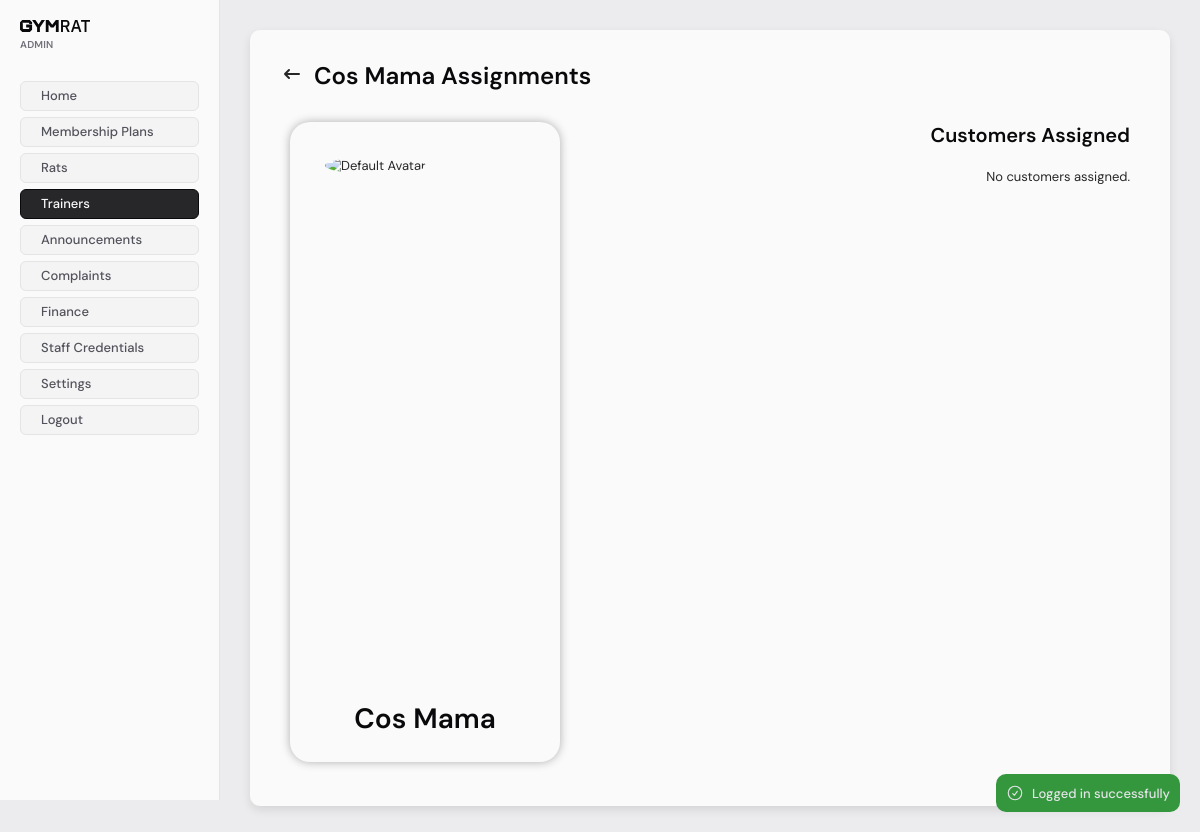
Before: /staff/admin/trainers/assignments/index.php?id=1 (signed in) with the older database file.
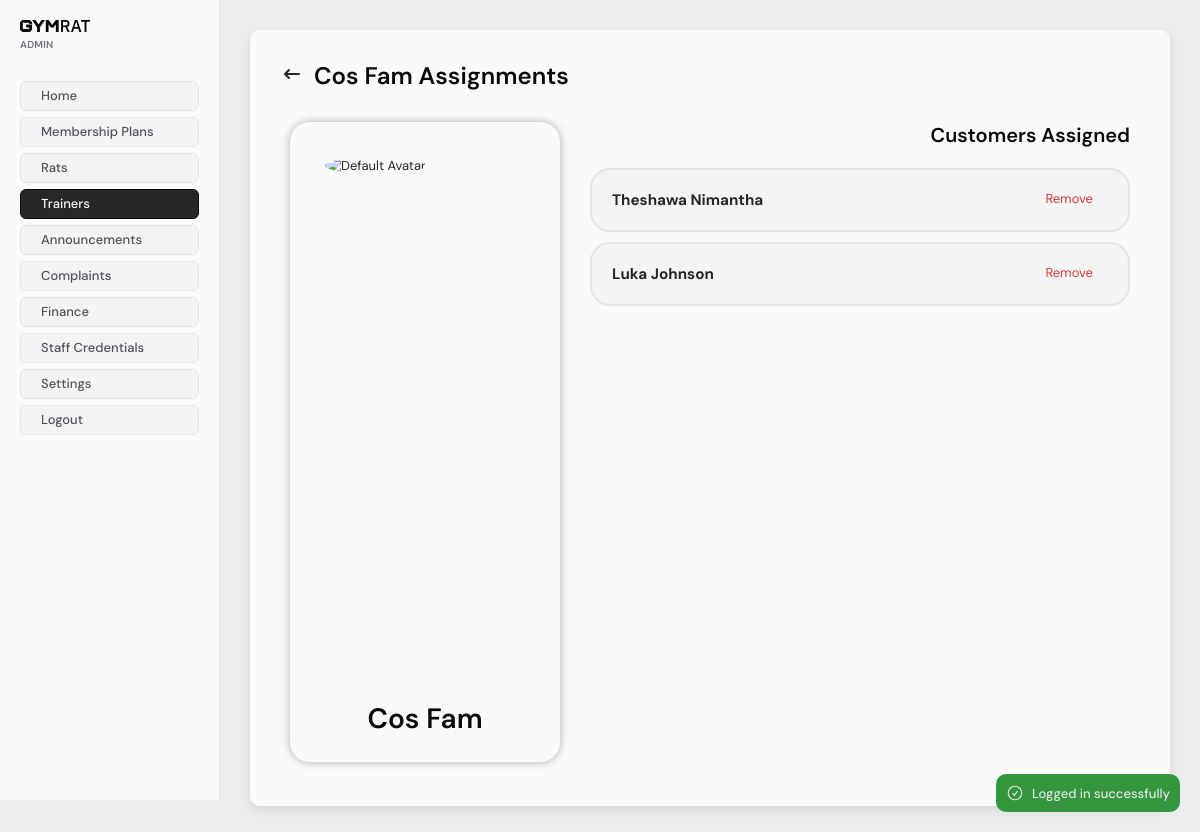
After: the same page with the newer database file.
### tables this page shows
CREATE TABLE `trainers` (
  `id` int NOT NULL,
  `fname` varchar(255) NOT NULL,
  `lname` varchar(255) NOT NULL,
  `username` varchar(255) NOT NULL,
  `password` varchar(255) NOT NULL,
  `avatar` varchar(100) DEFAULT NULL,
  `bio` text NOT NULL,
  `phone` varchar(20) NOT NULL
);

CREATE TABLE `customers` (
  `id` int NOT NULL,
  `fname` varchar(100) NOT NULL,
  `lname` varchar(100) NOT NULL,
  `email` varchar(120) NOT NULL,
  `phone` varchar(15) NOT NULL,
  `password` varchar(60) NOT NULL COMMENT 'https://stackoverflow.com/questions/247304/what-data-type-to-use-for-hashed-password-field-and-what-length',
  `avatar` varchar(100) DEFAULT NULL,
  `onboarded` tinyint(1) NOT NULL DEFAULT '0',
  `trainer` int DEFAULT NULL,
  `membership_plan` int DEFAULT NULL,
  `membership_plan_activated_at` timestamp NULL DEFAULT NULL,
  `workout` int DEFAULT NULL COMMENT 'add related workout id',
  `meal_plan` int DEFAULT NULL COMMENT 'add related meal plan id',
  `created_at` timestamp NOT NULL DEFAULT CURRENT_TIMESTAMP,
  `updated_at` timestamp NOT NULL DEFAULT CURRENT_TIMESTAMP
);

### src/staff/admin/pageconfig.php (called while the page is built)
<?php
$title = isset($pageTitle) ? $pageTitle : null;
$sidebarActive = isset($sidebarActive) ? $sidebarActive : null;
$styles = isset($pageStyles) ? $pageStyles : [];
$pageConfig = [
    "title" => ($title ?  $title . " | "  : "") . "Admin",
    "sidebar" => [
        "title" => "Admin",
        "links" => [
            ["text" => "Home", "href" => "/staff/admin/index.php"],
            ["text" => "Membership Plans", "href" => "/staff/admin/membership-plans/index.php"],
            ["text" => "Rats", "href" => "/staff/admin/rats/index.php"],
            ["text" => "Trainers", "href" => "/staff/admin/trainers/index.php"],
            ["text" => "Announcements", "href" => "/staff/admin/announcements/index.php"],
            ["text" => "Complaints", "href" => "/staff/admin/complaints/index.php"],
            ["text" => "Finance", "href" => "/staff/admin/finance/index.php"],
            ["text" => "Staff Credentials", "href" => "/staff/admin/credentials/index.php"],
            ["text" => "Settings", "href" => "/staff/admin/settings/index.php"],
        ],
        "active" => $sidebarActive
    ],
    "styles" => $styles
];

### src/db/Database.php (called while the page is built, shortened)
<?php
class Database
{
    private static null|Database $instance = null;
    private $CONFIG = [
        "host" => "mysql_db",
        "username" => "root",
        "password" => "123456",
        "dbname" => "gymrat",
    ];
    private function __construct()
    {
        try {
            $tz = (new DateTime('now', new DateTimeZone('Asia/Colombo')))->format('P');
            $this->conn = new PDO(
                "mysql:host=" . $this->CONFIG['host'] . ";dbname=" . $this->CONFIG['dbname'],
                $this->CONFIG['username'],
                $this->CONFIG['password'],
                [
                    \PDO::ATTR_ERRMODE => \PDO::ERRMODE_EXCEPTION,
                    \PDO::MYSQL_ATTR_INIT_COMMAND => "SET time_zone='$tz'"
                ]
            );
        } catch (PDOException  $e) {
            die("database connection failed: " . $e->getMessage());
        }
    }
    public static function get_conn()
    {
        if (!self::$instance) {
            self::$instance = new Database();
        }
        return self::$instance->conn;
    }
}

### src/db/models/Trainer.php (called while the page is built, shortened)
<?php
require_once __DIR__ . "/../Model.php";
class Trainer extends Model
{
    protected $table = "trainers";
    public int $id = 0;
    public function fill(array $data)
    {
        $this->id = isset($data['id']) ? (int) $data['id'] : 0;
        $this->fname = $data['fname'] ?? "";
        $this->lname = $data['lname'] ?? "";
    }
    public function get_by_id()
    {
        $sql = "SELECT * FROM $this->table WHERE id = :id";
        $stmt = $this->conn->prepare($sql);
        $stmt->execute(['id' => $this->id]);
        $data = $stmt->fetch();
        if ($data) {
            return true;
        }
        return false;
    }
}

### src/db/Model.php (called while the page is built, shortened)
<?php
require_once __DIR__ . "/Database.php";
abstract class Model
{
    public function __construct()
    {
        $this->conn = Database::get_conn();
    }
}

### src/db/models/Customer.php (called while the page is built, shortened)
<?php
require_once __DIR__ . "/../Model.php";
class Customer extends Model
{
    protected $table = "customers";
    public function fill(array $data)
    {
        $this->id = $data['id'] ?? 0;
        $this->fname = $data['fname'] ?? "";
        $this->lname = $data['lname'] ?? "";
    }
    public function get_all_by_trainer(int $trainer_id)
    {
        $sql = "SELECT * FROM $this->table WHERE trainer=:trainer_id";
        $stmt = $this->conn->prepare($sql);
        $stmt->execute(['trainer_id' => $trainer_id]);
        $data = $stmt->fetchAll();
        $users = array_map(function ($user) {
            $new_user = new Customer();
            $new_user->fill($user);
            return $new_user;
        }, $data);
        return $users;
    }
}

### src/staff/admin/trainers/assignments/index.php (the view, shortened to what the changed rows need)
<?php
require_once "../../../../alerts/functions.php";
require_once "../../../../db/models/Trainer.php";
require_once "../../../../db/models/Customer.php";
$sidebarActive = 4;
$pageStyles = ["../../admin.css"];
$trainer = new Trainer();
try {
    $trainer->id = $id;
    $trainer->get_by_id();
} catch (Exception $e) {
    redirect_with_error_alert("Failed to fetch trainer: " . $e->getMessage(), "/staff/admin/trainers/view/index.php?id=$id");
    exit;
}
$customers = null;
$customerModel = new Customer();
try {
    $customers = $customerModel->get_all_by_trainer($trainer->id);
} catch (Exception $e) {
    redirect_with_error_alert("Failed to fetch customers assigned: " . $e->getMessage(), "/staff/admin/trainers/view/index.php?id=$id");
    exit;
}
$menuBarConfig = [
    "title" => $trainer->fname . " " . $trainer->lname . " Assignments",
    "showBack" => true,
    "goBackTo" => "/staff/admin/trainers/view/index.php?id=" . $trainer->id,
];
require_once "../../pageconfig.php";
require_once "../../../includes/header.php";
require_once "../../../includes/sidebar.php";
?>
<main>
    <div class="staff-base-container">
        <?php require_once "../../../includes/menubar.php"; ?>
        <div style="margin: 20px; display: grid; grid-template-columns: 1fr 2fr; gap: 30px;">
            <div class="trainer-view-profile alt">
                <div style="grid-row: 2; grid-column: 1; align-self: end; justify-self: center; text-align: center;">
                    <h1 style="margin: 10px; font-size: 28px;"><?= $trainer->fname . " " . $trainer->lname ?></h1>
                </div>
            </div>
            <form action="remove_customer.php" method="POST"
            style="grid-column: 2; align-self: start; justify-self: end; text-align: right; width:100%;">
                <h1 style="margin-bottom: 20px;">Customers Assigned</h1>
                <?php if (!empty($customers)): ?>
                    <div style="width:100%;">
                        <?php foreach ($customers as $customer): ?>
                            <div class="trainer-assignment-list-item">
                                <h3 style="grid-column: 1; justify-self: start;"><?= $customer->fname . " " . $customer->lname ?></h3>
                                <div style="grid-column: 2;">
                                <button type="submit" class="staff-btn-outline trainer-assignment-list-remove"
                                    name="customer_id" value="<?= $customer->id ?>">
                                    Remove
                                </button>
                                </div>
                            </div>
                        <?php endforeach; ?>
                    </div>
                <?php else: ?>
                    <p>No customers assigned.</p>
                <?php endif; ?>
            </form>
        </div>
    </div>
</main>
<?php require_once "../../../includes/footer.php"; ?>

### src/staff/includes/sidebar.php (shortened to what the changed rows need)
<?php
$links = [];
$active = null;
if (isset($pageConfig)) {
    if (isset($pageConfig['sidebar'])) {
        if (isset($pageConfig['sidebar']['active'])) {
            $active = $pageConfig['sidebar']['active'];
        }
        if (isset($pageConfig['sidebar']['links'])) {
            $links = $pageConfig['sidebar']['links'];
        }
    }
}
?>
<header class="sidebar">
    <div class="links">
        <?php foreach ($links as $index => $link) : ?>
            <a href="<?php echo $link['href'] ?>" <?php echo $index === $active - 1 ? 'class="active"' : '' ?>><?php echo $link['text'] ?></a>
        <?php endforeach; ?>
        <a href="/staff/logout.php">Logout</a>
    </div>
</header>

### src/staff/includes/menubar.php (shortened to what the changed rows need)
<?php
$title = "MenuBar";
$showBack = false;
$goBackTo = null;
if (isset($menuBarConfig)) {
    if (isset($menuBarConfig['title'])) {
        $title = $menuBarConfig['title'];
    }
    if (isset($menuBarConfig['showBack'])) {
        $showBack = $menuBarConfig['showBack'];
    }
    if (isset($menuBarConfig['goBackTo'])) {
        $goBackTo = $menuBarConfig['goBackTo'];
    }
}
?>
<div class="menu-bar">
    <div style="display: flex; align-items: center;">
        <?php if ($showBack && $goBackTo): ?>
            <a href="/staff/includes/menubar_goback.php?goBackTo=<?= $goBackTo ?>" class="menu-bar-back">
                <svg class="w-6 h-6 text-gray-800 dark:text-white" aria-hidden="true" xmlns="http://www.w3.org/2000/svg" width="24" height="24" fill="none" viewBox="0 0 24 24">
                    <path stroke="currentColor" stroke-linecap="round" stroke-linejoin="round" stroke-width="2" d="M5 12h14M5 12l4-4m-4 4 4 4"/>
                </svg>
            </a>
        <?php endif; ?>
        <h1 class="alt"><?= $title ?></h1>
    </div>
</div>

Changed rows visible on the page:
changed trainers "Cos": lname "Mama" → "Fam"
now on this page (row edited): customers: fname "Theshawa", lname "Nimantha", $customer->id 44 (drawn)
added customers: fname "Luka", lname "Johnson", $customer->id 45 (drawn)
Other visible differences:
$title: "Cos Mama Assignments" → "Cos Fam Assignments"
text no longer shown: "No customers assigned."
